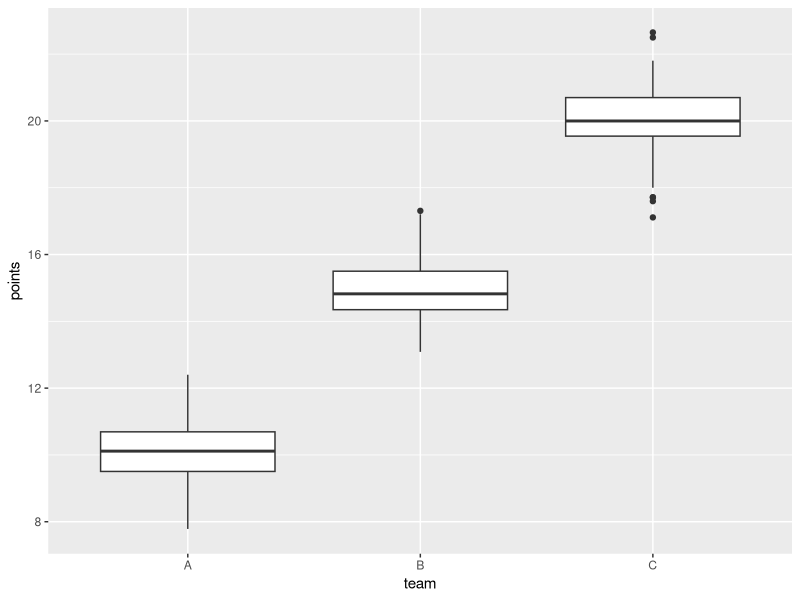
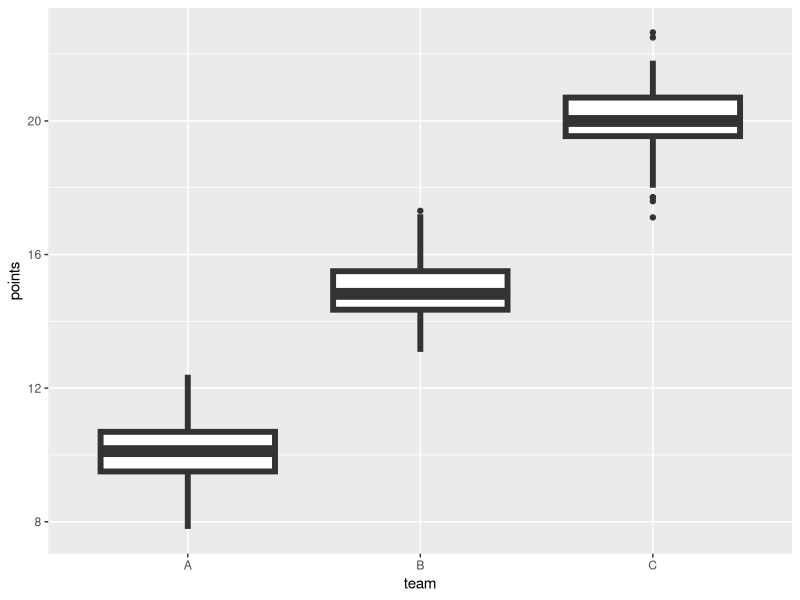
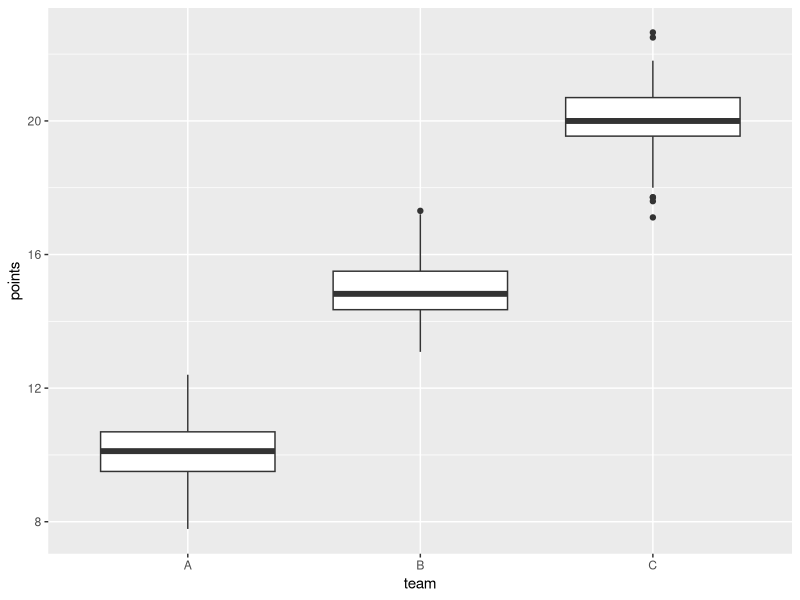

Recreate these plots in R, in order.
# make this example reproducible
set.seed(1)

# create data frame
df <- data.frame(team=rep(c('A', 'B', 'C'), each=100),
                 points=c(rnorm(100, mean=10),
                          rnorm(100, mean=15),
                          rnorm(100, mean=20)))

# view head of data frame
head(df)

# Example 1: Create Boxplot with Default Line Thickness
library("ggplot2")

# create box plot to visualize distribution of points by team
ggplot(df, aes(x=team, y=points)) +
  geom_boxplot()

# Example 2: Create Boxplot with Increased Line Thickness
library(ggplot2)

# create box plots with increased line thickness
ggplot(df, aes(x=team, y=points)) +
  geom_boxplot(lwd=2)

# Example 3: Create Boxplot with Increased Line Thickness
# of Median Line Only
library("ggplot2")

# create box plots with increased median line thickness usein fatten argument
ggplot(df, aes(x=team, y=points)) + 
  geom_boxplot(fatten=4)
